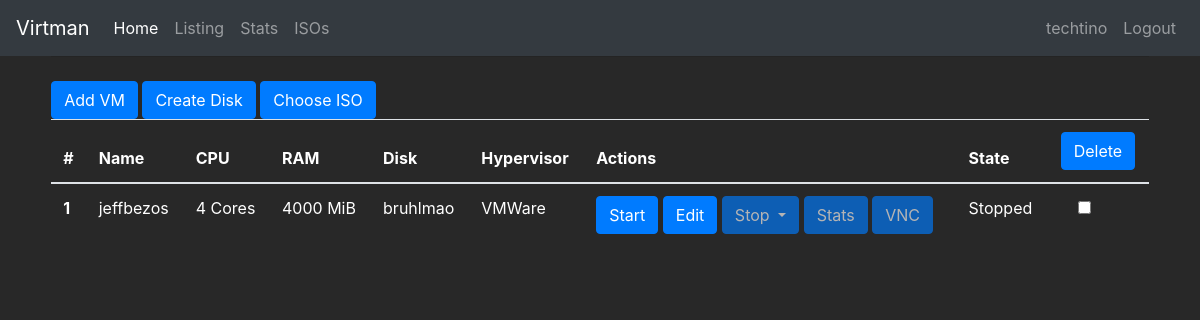
The page /manager/listing (signed in) on the database as committed earlier.
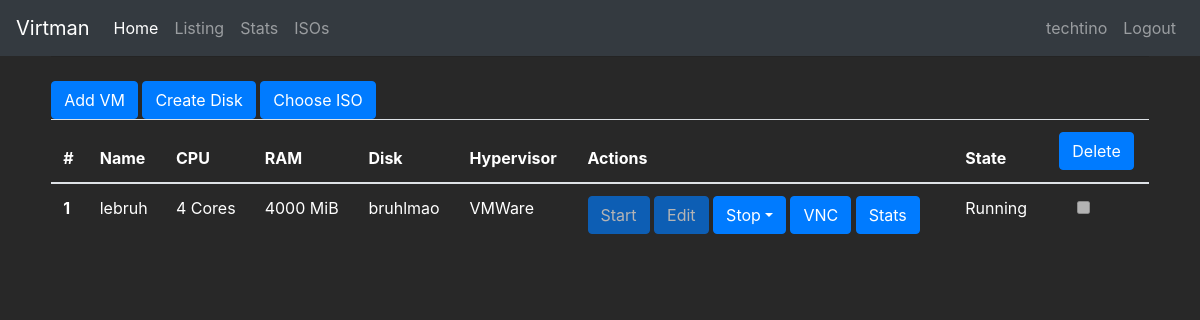
The same page on the database as committed later.
### manager/models.py (models this page shows, shortened)
class VM(models.Model):
    name = models.CharField(max_length=30)
    cpus = models.IntegerField()
    ram = models.IntegerField()
    HYPERVISOR_CHOICES = (
        ('QEMU', 'QEMU'),
        ('Virtualbox', 'Virtualbox'),
        ('VMWare', 'VMWare'),)
    hypervisor = models.CharField(max_length=30,choices=HYPERVISOR_CHOICES)
    OS = (
        ('Linux', 'Linux'),
        ('Windows', 'Windows'),
        ('Mac', 'Mac'),)
    os = models.CharField(max_length=30,choices=OS)
    state = models.CharField(max_length=3)
    storage_disk = models.ForeignKey(StorageDisk, on_delete=models.CASCADE, blank=True, null=True)
    optical_disk = models.ForeignKey(OpticalDisk, on_delete=models.CASCADE, blank=True, null=True)

class StorageDisk(models.Model):
    def __str__(self):
        return self.name
    name = models.CharField(max_length=30)
    path = models.CharField(max_length=30)
    TYPE_CHOICES = (
        ('qcow2', 'qcow2'),
        ('vmdk', 'vmdk'),
    )
    type = models.CharField(max_length=30,choices=TYPE_CHOICES)
    size = models.IntegerField()

### manager/views.py (the view, shortened to what this page needs)
# urls.py: path('listing', views.listing, name='listing'),
@login_required
def listing(request):
    VM_list = VM.objects.order_by('id')[:40]
    template = loader.get_template('listing.html')
    ip = socket.gethostname()
    custom_VM_list = customVM.objects.order_by('id')[:40]
    context = {
        'VM_list': VM_list,
        'ip': ip,
        'customVM_list' : custom_VM_list,
    }
    return HttpResponse(template.render(context, request))

### manager/templates/listing.html (shortened to what this page needs)
{% extends "base.html" %}
{% block content %}
<div class="dropdown show">
<a class="btn btn-primary" href="/manager/add">Add VM</a>
<a class="btn btn-primary" href="/manager/createDisk">Create Disk</a>
<a class="btn btn-primary" href="/manager/uploadISO">Choose ISO</a>
{% if VM_list %}
<table class="table">
  <thead>
    <tr>
      <th scope="col">#</th>
      <th scope="col">Name</th>
      <th scope="col">CPU</th>
      <th scope="col">RAM</th>
      <th scope"col">Disk</th>
      <th scope="col">Hypervisor</th>
      <th scope="col">Actions</th>
      <th scope="col">State</th>
      <th scope="col" style="text-align: center"><button type="submit" class="btn btn-primary" form="delete_form">Delete</button></th>
    </tr>
  </thead>
  <tbody>
    {% for vm in VM_list %}
        <tr>
        <th scope="row">{{ forloop.counter}}</th>
        <td>{{vm.name}}</td>
        <td>{{vm.cpus}} Cores</td>
        <td>{{vm.ram}} MiB</td>
        <td>{{vm.storage_disk}}</td>
        <td>{{vm.hypervisor}}</td>
        <td>
        {% if vm.state == 'ON' %}
        <button type="button" class="btn btn-primary" disabled>Start</button>
        <button type="button" class="btn btn-primary" disabled>Edit</button>
        <button class="btn btn-primary dropdown-toggle" type="button" id="dropdownMenuButton" data-toggle="dropdown" aria-haspopup="true" aria-expanded="false">Stop</button>
        <a class="btn btn-primary" href="/manager/{{ vm.id }}/vnc?host={{ip}}&port=6080&autoconnect=true">VNC</a>
        <a class="btn btn-primary" href="/manager/{{ vm.id }}/viewStats">Stats</a>
        {% else %}
        <a class="btn btn-primary" href="/manager/{{ vm.id }}/startVM">Start</a>
        <a class="btn btn-primary" href="/manager/{{ vm.id }}/edit">Edit</a>
        <button type="button" class="btn btn-primary dropdown-toggle" disabled>Stop </button>
        <button type="button" class="btn btn-primary" disabled>Stats</button>
        <button type="button" class="btn btn-primary" disabled>VNC</button>
        {% endif %}
        {% if vm.state == "ON" %}
        <td>Running</td>
        <td style="text-align: center"><input class="form-check-input" type="checkbox" disabled></td>
        {% else %}
        <td>Stopped</td>
        <td style="text-align: center"><input class="form-check-input" form="delete_form" type="checkbox" value="{{ vm.id }}" id="{{ vm.id }}" name="VMs"></td>
        {% endif %}
        </td>
        </tr>
    {% endfor %}
  </tbody>
</table>
{% else %}
There are no regular VMs available
{% endif %}
<br>
<br>
{% endblock content %}

Rows that differ between the two databases and show on the page:
removed VM: name "jeffbezos", cpus "4", ram "4000", storage_disk "bruhlmao", hypervisor "VMWare"
added VM: name "lebruh", cpus "4", ram "4000", storage_disk "bruhlmao", hypervisor "VMWare"
